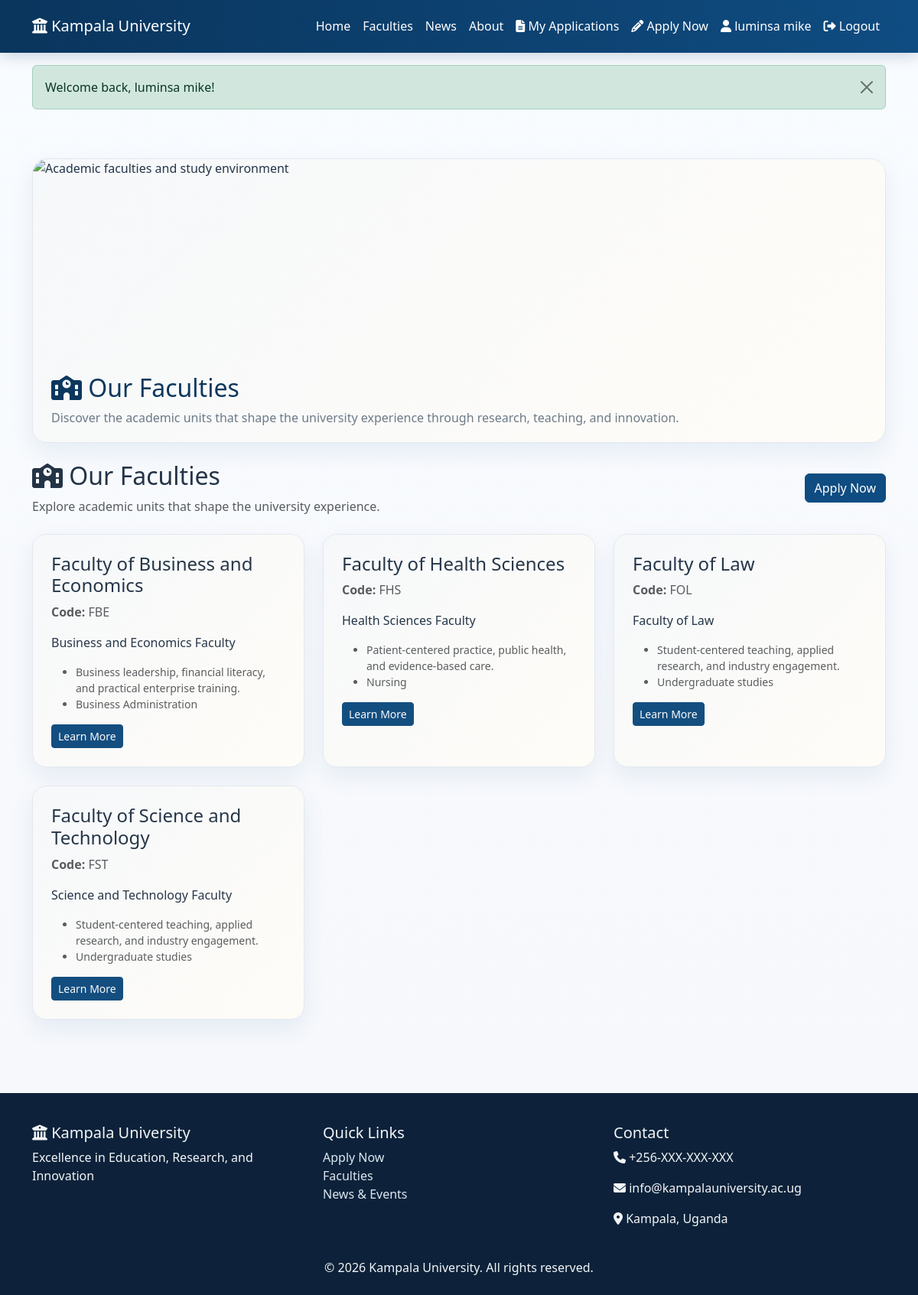
/pages/faculties.php (signed in), run on the app's committed database.
### tables this page shows
CREATE TABLE `faculties` (
  `id` int(11) NOT NULL,
  `name` varchar(200) NOT NULL,
  `code` varchar(20) NOT NULL,
  `description` text DEFAULT NULL,
  `dean_id` int(11) DEFAULT NULL,
  `created_at` timestamp NOT NULL DEFAULT current_timestamp()
);

### includes/faculty_profile.php (called while the page is built, shortened)
<?php
function getFacultyProfile($faculty) {
    $name = strtolower($faculty['name'] ?? '');
    $code = strtolower($faculty['code'] ?? '');
    $default = [
        'summary' => 'The faculty combines strong academic theory with practical training to prepare students for successful careers and lifelong learning.',
        'focus' => 'Student-centered teaching, applied research, and industry engagement.',
        'highlights' => [
            'Experienced and qualified academic staff',
            'Modern learning facilities and laboratories',
            'Practical internships and fieldwork opportunities',
            'Career guidance and professional support'
        ],
        'programs' => ['Undergraduate studies', 'Postgraduate studies', 'Professional training'],
        'careers' => ['Leadership and management roles', 'Professional practice', 'Research and innovation'],
        'admission' => 'Applicants should meet the university admission requirements and provide the requested academic documents.'
    ];
    if (strpos($name, 'business') !== false || strpos($name, 'manage') !== false || strpos($name, 'commerce') !== false || strpos($code, 'bm') !== false) {
        return [
            'summary' => 'The Faculty of Business and Management develops responsible leaders with skills in strategy, finance, entrepreneurship, and organizational growth.',
            'focus' => 'Business leadership, financial literacy, and practical enterprise training.',
            'highlights' => [
                'Entrepreneurship and innovation projects',
                'Finance, marketing, and management training',
                'Exposure to business case studies and internships',
                'Strong emphasis on leadership and ethics'
            ],
            'programs' => ['Business Administration', 'Marketing', 'Accounting', 'Human Resource Management'],
            'careers' => ['Business manager', 'Accountant', 'Marketing executive', 'HR specialist'],
            'admission' => 'Applicants should meet the general admission requirements and demonstrate good academic performance in relevant subjects.'
        ];
    }
    if (strpos($name, 'health') !== false || strpos($name, 'med') !== false || strpos($code, 'hs') !== false) {
        return [
            'summary' => 'The Faculty of Health Sciences provides rigorous training that combines scientific knowledge, clinical practice, and compassionate care.',
            'focus' => 'Patient-centered practice, public health, and evidence-based care.',
            'highlights' => [
                'Modern clinical and practical training',
                'Hands-on exposure to health systems',
                'Research and public health focus',
                'Professional ethics and safety standards'
            ],
            'programs' => ['Nursing', 'Public Health', 'Medical Laboratory Sciences', 'Health Administration'],
            'careers' => ['Clinical practitioner', 'Public health officer', 'Laboratory scientist', 'Health administrator'],
            'admission' => 'Applicants must satisfy the health sciences admission requirements and provide the necessary supporting documents.'
        ];
    }
    return $default;
}

### pages/faculties.php (the view, shortened to what this page needs)
<?php
require_once __DIR__ . '/../includes/faculty_profile.php';
$db = getDB();
$faculties = [];
if ($db) {
    $faculties = $db->query('SELECT * FROM faculties ORDER BY name')->fetchAll();
}
include __DIR__ . '/../includes/header.php';
?>
<div class="container py-5">
    <div class="page-hero">
        <img src="https://images.unsplash.com/photo-1497633762265-9d179a990aa6?auto=format&fit=crop&w=1200&q=80" alt="Academic faculties and study environment">
        <div class="page-hero-body">
            <h2><i class="fas fa-school"></i> Our Faculties</h2>
            <p>Discover the academic units that shape the university experience through research, teaching, and innovation.</p>
        </div>
    </div>
    <div class="d-flex justify-content-between align-items-center mb-4">
        <div>
            <h2><i class="fas fa-school"></i> Our Faculties</h2>
            <p class="text-muted mb-0">Explore academic units that shape the university experience.</p>
        </div>
        <a href="../admissions/apply.php" class="btn btn-primary">Apply Now</a>
    </div>
    <div class="row g-4">
        <?php if (empty($faculties)): ?>
            <div class="col-12">
                <div class="content-card">
                    <p class="mb-0 text-muted">Faculty records will appear here once they are available in the database.</p>
                </div>
            </div>
        <?php else: ?>
            <?php foreach ($faculties as $faculty): ?>
                <?php $profile = getFacultyProfile($faculty); ?>
                <div class="col-md-6 col-lg-4">
                    <div class="feature-card h-100">
                        <h4><?php echo htmlspecialchars($faculty['name']); ?></h4>
                        <p class="text-muted mb-3"><strong>Code:</strong> <?php echo htmlspecialchars($faculty['code']); ?></p>
                        <p><?php echo htmlspecialchars($faculty['description'] ?? $profile['summary']); ?></p>
                        <ul class="small text-muted">
                            <li><?php echo htmlspecialchars($profile['focus']); ?></li>
                            <li><?php echo htmlspecialchars($profile['programs'][0]); ?></li>
                        </ul>
                        <a href="faculty_detail.php?id=<?php echo $faculty['id']; ?>" class="btn btn-sm btn-primary">Learn More</a>
                    </div>
                </div>
            <?php endforeach; ?>
        <?php endif; ?>
    </div>
</div>
<?php include __DIR__ . '/../includes/footer.php'; ?>

### assets/css/style.css (style rules this page uses)
:root { --primary-color: #0f4c81; --primary-dark: #0a355d; --accent-color: #f4b942; --accent-soft: #fff4cf; --text-color: #243447; --muted-color: #6c7a89; --bg-color: #f5f7fb; --border-color: #e3e8ef; }
* { box-sizing: border-box; }
html { scroll-behavior: smooth; }
body { font-family: 'Segoe UI', Tahoma, Geneva, Verdana, sans-serif; color: var(--text-color); background: linear-gradient(180deg, rgba(248, 251, 255, 0.95) 0%, rgba(245, 247, 251, 0.92) 100%), url('https://images.unsplash.com/photo-1522202176988-66273c2fd55f?auto=format&fit=crop&w=1800&q=80') center/cover fixed; min-height: 100vh; }
.btn-primary, .btn-accent { background-color: var(--primary-color); border-color: var(--primary-color); color: #fff; }
.feature-card, .content-card, .faculty-card { background: #fff; border: 1px solid var(--border-color); border-radius: 18px; box-shadow: 0 12px 30px rgba(15, 76, 129, 0.08); padding: 1.5rem; transition: transform 0.3s ease, box-shadow 0.3s ease; }
.page-hero { background: #fff; border: 1px solid var(--border-color); border-radius: 20px; overflow: hidden; box-shadow: 0 12px 30px rgba(15, 76, 129, 0.08); margin-bottom: 1.5rem; }
.page-hero img { width: 100%; height: 260px; object-fit: cover; display: block; }
.page-hero-body { padding: 1.25rem 1.5rem; }
.page-hero-body h2 { color: var(--primary-dark); margin-bottom: 0.5rem; }
.page-hero-body p { color: var(--muted-color); margin-bottom: 0; }
.content-card, .feature-card, .faculty-card, .page-hero { position: relative; overflow: hidden; }
.content-card::before, .feature-card::before, .faculty-card::before, .page-hero::before { content: ''; position: absolute; inset: 0; background: linear-gradient(135deg, rgba(15, 76, 129, 0.04), rgba(244, 185, 66, 0.04)); pointer-events: none; }

### data on the page
faculties: name "Faculty of Business and Economics", code "FBE", description "Business and Economics Faculty", focus "Business leadership, financial literacy, and practical enterprise training.", programs "Business Administration"
faculties: name "Faculty of Health Sciences", code "FHS", description "Health Sciences Faculty", focus "Patient-centered practice, public health, and evidence-based care.", programs "Nursing"
faculties: name "Faculty of Law", code "FOL", description "Faculty of Law", focus "Student-centered teaching, applied research, and industry engagement.", programs "Undergraduate studies"
faculties: name "Faculty of Science and Technology", code "FST", description "Science and Technology Faculty", focus "Student-centered teaching, applied research, and industry engagement.", programs "Undergraduate studies"

### other printed values
$_SESSION['full_name'] "luminsa mike"
$_SESSION['message'] "Welcome back, luminsa mike!"
